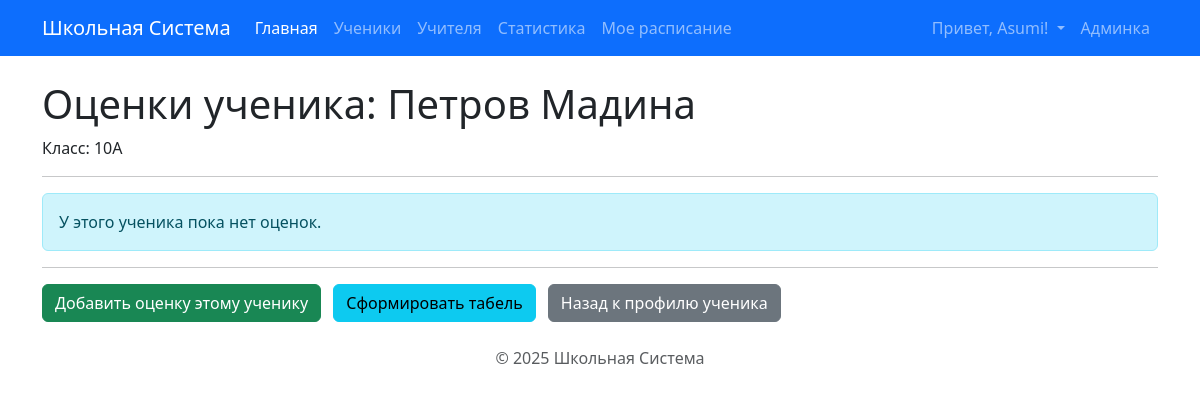
The app's page /students/25/grades/ (signed in) with its own data.
### core/models.py (models this page shows, shortened)
class Student(models.Model):
    first_name = models.CharField(max_length=100, verbose_name="Имя")
    last_name = models.CharField(max_length=100, verbose_name="Фамилия")
    date_of_birth = models.DateField(null=True, blank=True, verbose_name="Дата рождения")
    current_class = models.ForeignKey(
        Class,
        on_delete=models.SET_NULL, # Если класс удалят/расформируют, ученик останется без класса
        null=True,
        blank=True, # Ученика можно добавить еще до назначения в класс
        related_name='students',
        verbose_name="Текущий класс"
    )
    parent_full_name = models.CharField(max_length=200, blank=True, verbose_name="ФИО родителя")
    parent_phone_number = models.CharField(max_length=20, blank=True, verbose_name="Телефон родителя")
    parent_email = models.EmailField(max_length=254, blank=True, verbose_name="Email родителя")
    photo = models.ImageField(upload_to='students_photos/', blank=True, null=True, verbose_name="Фото")
    history = HistoricalRecords()
    class Meta:
        verbose_name = "Ученик"
        verbose_name_plural = "Ученики"
        ordering = ['current_class', 'last_name', 'first_name'] # Сортировка по классу, потом по фамилии

class Class(models.Model):
    name = models.CharField(max_length=10, unique=True, verbose_name="Название класса (н-р, 9А)")
    class_teacher = models.ForeignKey(
        Teacher,
        on_delete=models.SET_NULL, # Если учителя удалят, поле станет NULL
        null=True,
        blank=True,
        related_name='managed_classes',
        verbose_name="Классный руководитель"
    )
    class Meta:
        verbose_name = "Класс"
        verbose_name_plural = "Классы"
        ordering = ['name']

### core/views.py (the view)
# urls.py: path('students/<int:pk>/grades/', views.student_grades, name='student_grades'),
@login_required
def student_grades(request, pk):
    student = get_object_or_404(Student, pk=pk)
    user_is_student_owner = False
    if hasattr(request.user, 'student_profile'):
        user_is_student_owner = (request.user.student_profile.student == student)
    if not (request.user.is_staff or request.user.groups.filter(name='Teachers').exists() or user_is_student_owner):
        raise PermissionDenied
    grades_query = student.grades.all().order_by('subject__name', '-date_issued')
    grades_query = grades_query.select_related('subject', 'teacher')
    grades_by_subject = defaultdict(list)
    for grade in grades_query:
        grades_by_subject[grade.subject.name].append(grade)
    context = {
        'student': student,
        'grades_by_subject': dict(grades_by_subject),
        'page_title': f'Оценки: {student.last_name} {student.first_name}',
    }
    return render(request, 'core/student_grades.html', context)

### core/templatetags/schedule_tags.py (called while the page is built)
@register.filter(name='in_group') # <<< Регистрируем новый фильтр
def in_group(user, group_name):
    if not user.is_authenticated:
        return False
    try:
        group = Group.objects.get(name=group_name)
        return group in user.groups.all()
    except Group.DoesNotExist:
        return False

### templates/core/student_grades.html (shortened to what this page needs)
{% extends "base.html" %}
{% load schedule_tags %}
{% block content %}
  <h1>Оценки ученика: {{ student.last_name }} {{ student.first_name }}</h1>
  <p>Класс: {{ student.current_class.name|default:"Не назначен" }}</p>
  <hr>
  {% if grades_by_subject %}
    {% for subject_name, grades_list in grades_by_subject.items %}
      <div class="mb-4">
        <h3>{{ subject_name }}</h3>
        {% if grades_list %}
          <table class="table table-sm table-striped table-hover">
            <thead>
              <tr>
                <th>Дата</th>
                <th>Тип</th>
                <th>Оценка</th>
                <th>Учитель</th>
                <th>Комментарий</th>
              </tr>
            </thead>
            <tbody>
              {% for grade in grades_list %}
                <tr>
                  <td>{{ grade.date_issued|date:"d.m.Y" }}</td>
                  <td>{{ grade.get_grade_type_display }}</td>
                  <td><strong>{{ grade.grade_value }}</strong></td>
                  <td>{{ grade.teacher|default:"-" }}</td>
                  <td>{{ grade.comment|default:"" }}</td>
                </tr>
              {% endfor %}
            </tbody>
          </table>
        {% else %}
          <p>Нет оценок по этому предмету.</p>
        {% endif %}
      </div>
    {% endfor %}
  {% else %}
      <div class="alert alert-info" role="alert">
          У этого ученика пока нет оценок.
      </div>
  {% endif %}
<hr>
    {% if request.user.is_staff or request.user|in_group:'Teachers' %}
        <a href="{% url 'core:grade_create' %}?student_id={{ student.pk }}" class="btn btn-success">Добавить оценку этому ученику</a>
    {% endif %}
    <a href="{% url 'core:student_grade_report' pk=student.pk %}" class="btn btn-info ms-2">Сформировать табель</a>
    <a href="{% url 'core:student_detail' pk=student.pk %}" class="btn btn-secondary ms-2">Назад к профилю ученика</a>
{% endblock %}

### templates/base.html (shortened to what this page needs)
{% load static %}
{% load schedule_tags %}
<!doctype html>
<html lang="ru">
<head>
  <link href="https://cdn.jsdelivr.net/npm/bootstrap@5.3.3/dist/css/bootstrap.min.css" rel="stylesheet">
</head>
<body>
  <nav class="navbar navbar-expand-lg navbar-dark bg-primary mb-4">
    <div class="container">
      <a class="navbar-brand" href="{% url 'core:index' %}">Школьная Система</a>
      <div class="collapse navbar-collapse" id="navbarNav">
        <ul class="navbar-nav me-auto mb-2 mb-lg-0">
        <li class="nav-item">
          <a class="nav-link active" aria-current="page" href="{% url 'core:index' %}">Главная</a>
        </li>
        {% if user.is_staff or user|in_group:'Teachers' %}
          <li class="nav-item">
             <a class="nav-link" href="{% url 'core:student_list' %}">Ученики</a>
          </li>
          <li class="nav-item">
             <a class="nav-link" href="{% url 'core:teacher_list' %}">Учителя</a>
          </li>
          <li class="nav-item">
             <a class="nav-link" href="{% url 'core:school_statistics' %}">Статистика</a>
          </li>
        {% endif %}
        {% if user.is_authenticated %}
        <li class="nav-item">
          <a class="nav-link" href="{% url 'core:my_schedule' %}">Мое расписание</a>
        </li>
        {% endif %}
      </ul>
        <ul class="navbar-nav ms-auto">
            {% if user.is_authenticated %}
                <li class="nav-item dropdown">
                  <a class="nav-link dropdown-toggle" href="#" id="navbarDropdownUser" role="button" data-bs-toggle="dropdown" aria-expanded="false">
                    Привет, {{ user.username }}!
                  </a>
                </li>
                 {% if user.is_staff %}
                 <li class="nav-item">
                     <a class="nav-link" href="/admin/">Админка</a>
                 </li>
                 {% endif %}
            {% endif %}
        </ul>
      </div>
    </div>
  </nav>
  <div class="container">
    {% block content %}
    {% endblock %}
  </div>
  <footer class="mt-4 text-center text-muted">
    <p>&copy; {% now "Y" %} Школьная Система</p>
  </footer>
</body>
</html>

### records on screen
Student: last_name "Петров", first_name "Мадина", current_class.name "10А"

### other values on screen
{{ user.username }} "Asumi"
